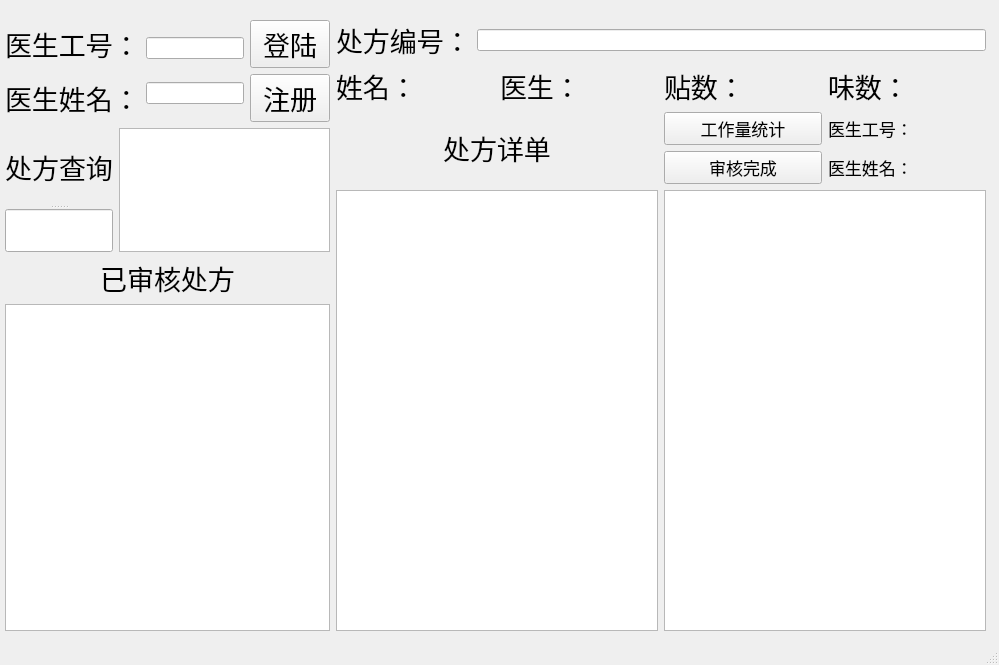
<?xml version="1.0" encoding="UTF-8"?>
<ui version="4.0">
 <class>MainWindow</class>
 <widget class="QMainWindow" name="MainWindow">
  <property name="geometry">
   <rect>
    <x>0</x>
    <y>0</y>
    <width>999</width>
    <height>665</height>
   </rect>
  </property>
  <property name="windowTitle">
   <string>中药房管理系统</string>
  </property>
  <widget class="QWidget" name="centralwidget">
   <widget class="QWidget" name="layoutWidget">
    <property name="geometry">
     <rect>
      <x>5</x>
      <y>20</y>
      <width>981</width>
      <height>611</height>
     </rect>
    </property>
    <layout class="QHBoxLayout" name="horizontalLayout_13" stretch="1,2">
     <item>
      <layout class="QVBoxLayout" name="verticalLayout_10" stretch="0,1">
       <item>
        <layout class="QHBoxLayout" name="horizontalLayout_6">
         <item>
          <layout class="QHBoxLayout" name="horizontalLayout_3">
           <item>
            <layout class="QVBoxLayout" name="verticalLayout_2">
             <item>
              <widget class="QLabel" name="label">
               <property name="font">
                <font>
                 <pointsize>20</pointsize>
                </font>
               </property>
               <property name="text">
                <string>医生工号：</string>
               </property>
              </widget>
             </item>
             <item>
              <widget class="QLabel" name="label_2">
               <property name="font">
                <font>
                 <pointsize>20</pointsize>
                </font>
               </property>
               <property name="text">
                <string>医生姓名：</string>
               </property>
              </widget>
             </item>
            </layout>
           </item>
           <item>
            <layout class="QVBoxLayout" name="verticalLayout_3">
             <item>
              <widget class="QLineEdit" name="JobNum"/>
             </item>
             <item>
              <widget class="QLineEdit" name="JobName"/>
             </item>
            </layout>
           </item>
          </layout>
         </item>
         <item>
          <layout class="QVBoxLayout" name="verticalLayout_9">
           <item>
            <widget class="QPushButton" name="LoginManage_2">
             <property name="font">
              <font>
               <pointsize>20</pointsize>
              </font>
             </property>
             <property name="mouseTracking">
              <bool>false</bool>
             </property>
             <property name="text">
              <string>登陆</string>
             </property>
             <property name="checkable">
              <bool>false</bool>
             </property>
             <property name="autoRepeat">
              <bool>false</bool>
             </property>
             <property name="autoExclusive">
              <bool>false</bool>
             </property>
             <property name="autoDefault">
              <bool>false</bool>
             </property>
             <property name="default">
              <bool>false</bool>
             </property>
            </widget>
           </item>
           <item>
            <widget class="QPushButton" name="LoginManage">
             <property name="font">
              <font>
               <pointsize>20</pointsize>
              </font>
             </property>
             <property name="mouseTracking">
              <bool>false</bool>
             </property>
             <property name="text">
              <string>注册</string>
             </property>
             <property name="autoRepeat">
              <bool>false</bool>
             </property>
             <property name="autoExclusive">
              <bool>false</bool>
             </property>
             <property name="autoDefault">
              <bool>false</bool>
             </property>
             <property name="default">
              <bool>false</bool>
             </property>
            </widget>
           </item>
          </layout>
         </item>
        </layout>
       </item>
       <item>
        <layout class="QVBoxLayout" name="verticalLayout_11" stretch="1,3">
         <item>
          <layout class="QHBoxLayout" name="horizontalLayout_7" stretch="0,3">
           <item>
            <widget class="QSplitter" name="splitter">
             <property name="orientation">
              <enum>Qt::Vertical</enum>
             </property>
             <widget class="QLabel" name="label_13">
              <property name="font">
               <font>
                <pointsize>20</pointsize>
               </font>
              </property>
              <property name="text">
               <string>处方查询</string>
              </property>
              <property name="alignment">
               <set>Qt::AlignCenter</set>
              </property>
             </widget>
             <widget class="QLineEdit" name="Search_Pre"/>
            </widget>
           </item>
           <item>
            <widget class="QTableView" name="PreInq_Show"/>
           </item>
          </layout>
         </item>
         <item>
          <layout class="QVBoxLayout" name="verticalLayout_7">
           <item>
            <widget class="QLabel" name="label_14">
             <property name="font">
              <font>
               <pointsize>20</pointsize>
              </font>
             </property>
             <property name="text">
              <string>已审核处方</string>
             </property>
             <property name="alignment">
              <set>Qt::AlignCenter</set>
             </property>
            </widget>
           </item>
           <item>
            <widget class="QTableView" name="Reviewed_Pre"/>
           </item>
          </layout>
         </item>
        </layout>
       </item>
      </layout>
     </item>
     <item>
      <layout class="QVBoxLayout" name="verticalLayout_17" stretch="1,6">
       <item>
        <layout class="QVBoxLayout" name="verticalLayout">
         <item>
          <layout class="QHBoxLayout" name="horizontalLayout_2">
           <item>
            <widget class="QLabel" name="label_3">
             <property name="font">
              <font>
               <pointsize>20</pointsize>
              </font>
             </property>
             <property name="text">
              <string>处方编号：</string>
             </property>
            </widget>
           </item>
           <item>
            <widget class="QLineEdit" name="Num_Pre"/>
           </item>
          </layout>
         </item>
         <item>
          <layout class="QHBoxLayout" name="horizontalLayout">
           <item>
            <widget class="QLabel" name="label_4">
             <property name="font">
              <font>
               <pointsize>20</pointsize>
              </font>
             </property>
             <property name="text">
              <string>姓名：</string>
             </property>
            </widget>
           </item>
           <item>
            <widget class="QLabel" name="Patientname">
             <property name="font">
              <font>
               <pointsize>20</pointsize>
              </font>
             </property>
             <property name="text">
              <string/>
             </property>
            </widget>
           </item>
           <item>
            <widget class="QLabel" name="label_5">
             <property name="font">
              <font>
               <pointsize>20</pointsize>
              </font>
             </property>
             <property name="text">
              <string>医生：</string>
             </property>
            </widget>
           </item>
           <item>
            <widget class="QLabel" name="doctor">
             <property name="font">
              <font>
               <pointsize>20</pointsize>
              </font>
             </property>
             <property name="text">
              <string/>
             </property>
            </widget>
           </item>
           <item>
            <widget class="QLabel" name="label_6">
             <property name="font">
              <font>
               <pointsize>20</pointsize>
              </font>
             </property>
             <property name="text">
              <string>贴数：</string>
             </property>
            </widget>
           </item>
           <item>
            <widget class="QLabel" name="TS">
             <property name="font">
              <font>
               <pointsize>20</pointsize>
              </font>
             </property>
             <property name="text">
              <string/>
             </property>
            </widget>
           </item>
           <item>
            <widget class="QLabel" name="Weishu">
             <property name="font">
              <font>
               <pointsize>20</pointsize>
              </font>
             </property>
             <property name="text">
              <string>味数：</string>
             </property>
            </widget>
           </item>
           <item>
            <widget class="QLabel" name="WS">
             <property name="font">
              <font>
               <pointsize>20</pointsize>
              </font>
             </property>
             <property name="text">
              <string/>
             </property>
            </widget>
           </item>
          </layout>
         </item>
        </layout>
       </item>
       <item>
        <layout class="QVBoxLayout" name="verticalLayout_8">
         <item>
          <layout class="QHBoxLayout" name="horizontalLayout_8">
           <item>
            <widget class="QLabel" name="label_8">
             <property name="font">
              <font>
               <pointsize>20</pointsize>
              </font>
             </property>
             <property name="text">
              <string>处方详单</string>
             </property>
             <property name="alignment">
              <set>Qt::AlignCenter</set>
             </property>
            </widget>
           </item>
           <item>
            <layout class="QHBoxLayout" name="horizontalLayout_5">
             <item>
              <layout class="QVBoxLayout" name="verticalLayout_6">
               <item>
                <widget class="QPushButton" name="JobCount">
                 <property name="font">
                  <font>
                   <pointsize>13</pointsize>
                  </font>
                 </property>
                 <property name="text">
                  <string>工作量统计</string>
                 </property>
                </widget>
               </item>
               <item>
                <widget class="QPushButton" name="Rev_Complete">
                 <property name="font">
                  <font>
                   <pointsize>13</pointsize>
                  </font>
                 </property>
                 <property name="text">
                  <string>审核完成</string>
                 </property>
                </widget>
               </item>
              </layout>
             </item>
             <item>
              <layout class="QHBoxLayout" name="horizontalLayout_4">
               <item>
                <layout class="QVBoxLayout" name="verticalLayout_4">
                 <item>
                  <widget class="QLabel" name="label_10">
                   <property name="font">
                    <font>
                     <pointsize>13</pointsize>
                    </font>
                   </property>
                   <property name="text">
                    <string>医生工号：</string>
                   </property>
                  </widget>
                 </item>
                 <item>
                  <widget class="QLabel" name="label_9">
                   <property name="font">
                    <font>
                     <pointsize>13</pointsize>
                    </font>
                   </property>
                   <property name="text">
                    <string>医生姓名：</string>
                   </property>
                  </widget>
                 </item>
                </layout>
               </item>
               <item>
                <layout class="QVBoxLayout" name="verticalLayout_5">
                 <item>
                  <widget class="QLabel" name="label_11">
                   <property name="font">
                    <font>
                     <pointsize>13</pointsize>
                    </font>
                   </property>
                   <property name="text">
                    <string/>
                   </property>
                  </widget>
                 </item>
                 <item>
                  <widget class="QLabel" name="label_12">
                   <property name="font">
                    <font>
                     <pointsize>13</pointsize>
                    </font>
                   </property>
                   <property name="text">
                    <string/>
                   </property>
                  </widget>
                 </item>
                </layout>
               </item>
              </layout>
             </item>
            </layout>
           </item>
          </layout>
         </item>
         <item>
          <layout class="QHBoxLayout" name="horizontalLayout_9">
           <item>
            <widget class="QTableView" name="Detail_Pre"/>
           </item>
           <item>
            <widget class="QTableView" name="Rev_Detail_Pre"/>
           </item>
          </layout>
         </item>
        </layout>
       </item>
      </layout>
     </item>
    </layout>
   </widget>
  </widget>
  <widget class="QStatusBar" name="statusbar">
   <property name="enabled">
    <bool>true</bool>
   </property>
  </widget>
 </widget>
 <resources/>
 <connections/>
</ui>
